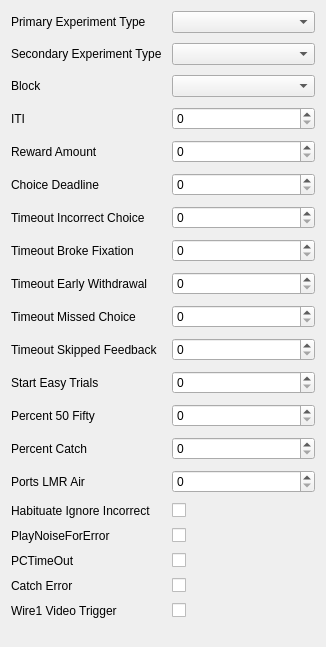
             <widget class="QWidget" name="generalScrollAreaWidgetContents">
              <property name="geometry">
               <rect>
                <x>0</x>
                <y>0</y>
                <width>326</width>
                <height>647</height>
               </rect>
              </property>
              <layout class="QGridLayout" name="gridLayout_9">
               <item row="0" column="0">
                <layout class="QFormLayout" name="generalFormLayout">
                 <property name="rowWrapPolicy">
                  <enum>QFormLayout::DontWrapRows</enum>
                 </property>
                 <property name="horizontalSpacing">
                  <number>10</number>
                 </property>
                 <property name="verticalSpacing">
                  <number>10</number>
                 </property>
                 <item row="0" column="0">
                  <widget class="QLabel" name="primary_experiment_type_label">
                   <property name="text">
                    <string>Primary Experiment Type</string>
                   </property>
                  </widget>
                 </item>
                 <item row="0" column="1">
                  <widget class="QComboBox" name="primary_experiment_type">
                   <property name="editable">
                    <bool>false</bool>
                   </property>
                  </widget>
                 </item>
                 <item row="3" column="0">
                  <widget class="QLabel" name="iTILabel">
                   <property name="text">
                    <string>ITI</string>
                   </property>
                  </widget>
                 </item>
                 <item row="3" column="1">
                  <widget class="QSpinBox" name="iti"/>
                 </item>
                 <item row="4" column="0">
                  <widget class="QLabel" name="rewardAmountLabel">
                   <property name="text">
                    <string>Reward Amount</string>
                   </property>
                  </widget>
                 </item>
                 <item row="4" column="1">
                  <widget class="QSpinBox" name="reward_amount"/>
                 </item>
                 <item row="5" column="0">
                  <widget class="QLabel" name="choiceDeadlineLabel">
                   <property name="text">
                    <string>Choice Deadline</string>
                   </property>
                  </widget>
                 </item>
                 <item row="5" column="1">
                  <widget class="QSpinBox" name="choice_deadline"/>
                 </item>
                 <item row="6" column="0">
                  <widget class="QLabel" name="timeOutIncorrectChoiceLabel">
                   <property name="text">
                    <string>Timeout Incorrect Choice</string>
                   </property>
                  </widget>
                 </item>
                 <item row="6" column="1">
                  <widget class="QSpinBox" name="timeout_incorrect_choice"/>
                 </item>
                 <item row="7" column="0">
                  <widget class="QLabel" name="timeOutBrokeFixationLabel">
                   <property name="text">
                    <string>Timeout Broke Fixation</string>
                   </property>
                  </widget>
                 </item>
                 <item row="7" column="1">
                  <widget class="QSpinBox" name="timeout_broke_fixation"/>
                 </item>
                 <item row="8" column="0">
                  <widget class="QLabel" name="timeOutEarlyWithdrawalLabel">
                   <property name="text">
                    <string>Timeout Early Withdrawal</string>
                   </property>
                  </widget>
                 </item>
                 <item row="8" column="1">
                  <widget class="QSpinBox" name="timeout_early_withdrawal"/>
                 </item>
                 <item row="9" column="0">
                  <widget class="QLabel" name="timeOutMissedChoiceLabel">
                   <property name="text">
                    <string>Timeout Missed Choice</string>
                   </property>
                  </widget>
                 </item>
                 <item row="9" column="1">
                  <widget class="QSpinBox" name="timeout_missed_choice"/>
                 </item>
                 <item row="10" column="0">
                  <widget class="QLabel" name="timeOutSkippedFeedbackLabel">
                   <property name="text">
                    <string>Timeout Skipped Feedback</string>
                   </property>
                  </widget>
                 </item>
                 <item row="10" column="1">
                  <widget class="QSpinBox" name="timeout_skipped_feedback"/>
                 </item>
                 <item row="11" column="0">
                  <widget class="QLabel" name="startEasyTrialsLabel">
                   <property name="text">
                    <string>Start Easy Trials</string>
                   </property>
                  </widget>
                 </item>
                 <item row="11" column="1">
                  <widget class="QSpinBox" name="start_easy_trials"/>
                 </item>
                 <item row="12" column="0">
                  <widget class="QLabel" name="percent50FiftyLabel">
                   <property name="text">
                    <string>Percent 50 Fifty</string>
                   </property>
                  </widget>
                 </item>
                 <item row="12" column="1">
                  <widget class="QSpinBox" name="percent_50_fifty"/>
                 </item>
                 <item row="13" column="0">
                  <widget class="QLabel" name="percentCatchLabel">
                   <property name="text">
                    <string>Percent Catch</string>
                   </property>
                  </widget>
                 </item>
                 <item row="13" column="1">
                  <widget class="QSpinBox" name="percent_catch"/>
                 </item>
                 <item row="14" column="0">
                  <widget class="QLabel" name="ports_LMRAirLabel">
                   <property name="text">
                    <string>Ports LMR Air</string>
                   </property>
                  </widget>
                 </item>
                 <item row="14" column="1">
                  <widget class="QSpinBox" name="ports_lmr_air">
                   <property name="maximum">
                    <number>1000000</number>
                   </property>
                  </widget>
                 </item>
                 <item row="15" column="0">
                  <widget class="QLabel" name="habituateIgnoreIncorrectLabel">
                   <property name="text">
                    <string>Habituate Ignore Incorrect</string>
                   </property>
                  </widget>
                 </item>
                 <item row="15" column="1">
                  <widget class="QCheckBox" name="habituate_ignore_incorrect"/>
                 </item>
                 <item row="16" column="0">
                  <widget class="QLabel" name="playNoiseForErrorLabel">
                   <property name="text">
                    <string>PlayNoiseForError</string>
                   </property>
                  </widget>
                 </item>
                 <item row="16" column="1">
                  <widget class="QCheckBox" name="PlayNoiseForError"/>
                 </item>
                 <item row="17" column="0">
                  <widget class="QLabel" name="pCTimeOutLabel">
                   <property name="text">
                    <string>PCTimeOut</string>
                   </property>
                  </widget>
                 </item>
                 <item row="17" column="1">
                  <widget class="QCheckBox" name="pc_timeout"/>
                 </item>
                 <item row="18" column="0">
                  <widget class="QLabel" name="catchErrorLabel">
                   <property name="text">
                    <string>Catch Error</string>
                   </property>
                  </widget>
                 </item>
                 <item row="18" column="1">
                  <widget class="QCheckBox" name="catch_error"/>
                 </item>
                 <item row="19" column="0">
                  <widget class="QLabel" name="wire1VideoTriggerLabel">
                   <property name="text">
                    <string>Wire1 Video Trigger</string>
                   </property>
                  </widget>
                 </item>
                 <item row="19" column="1">
                  <widget class="QCheckBox" name="wire1_video_trigger"/>
                 </item>
                 <item row="1" column="0">
                  <widget class="QLabel" name="secondary_experiment_type_label">
                   <property name="text">
                    <string>Secondary Experiment Type</string>
                   </property>
                  </widget>
                 </item>
                 <item row="1" column="1">
                  <widget class="QComboBox" name="secondary_experiment_type"/>
                 </item>
                 <item row="2" column="0">
                  <widget class="QLabel" name="block_type_label">
                   <property name="text">
                    <string>Block</string>
                   </property>
                  </widget>
                 </item>
                 <item row="2" column="1">
                  <widget class="QComboBox" name="block_type"/>
                 </item>
                </layout>
               </item>
              </layout>
             </widget>
